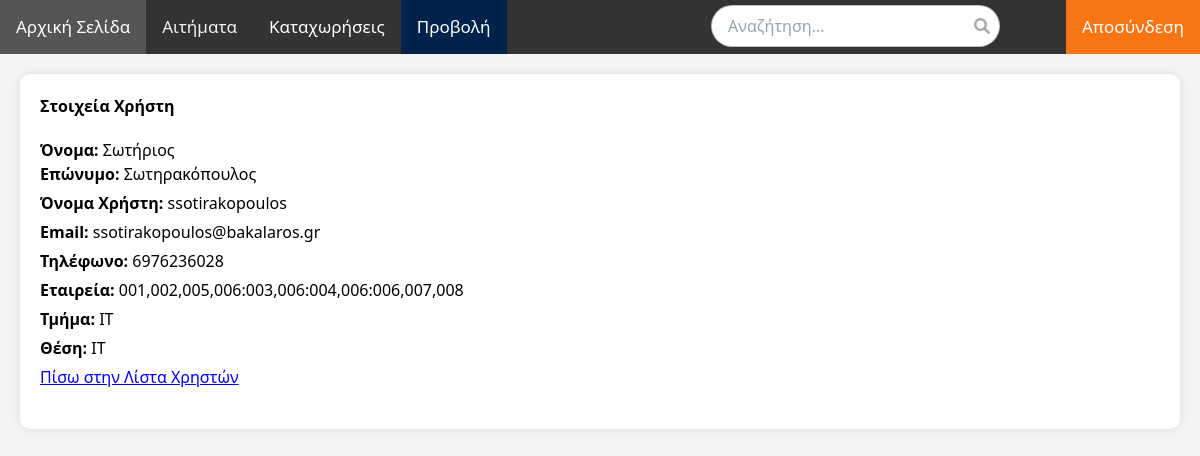
The app's page /show_user.php?user_id=172 (signed in) with its own data.
### tables this page shows
CREATE TABLE `users` (
  `user_id` int(11) NOT NULL AUTO_INCREMENT,
  `name` varchar(255) NOT NULL DEFAULT '',
  `lastname` varchar(255) NOT NULL DEFAULT '',
  `username` varchar(255) NOT NULL,
  `password` varchar(255) NOT NULL,
  `company_code` varchar(255) NOT NULL,
  `department_name` varchar(255) NOT NULL,
  `email` varchar(255) NOT NULL,
  `phone` varchar(20) NOT NULL,
  `inactive` tinyint(1) NOT NULL DEFAULT 0,
  `role_name` varchar(255) NOT NULL,
  `admin` tinyint(1) DEFAULT NULL,
  PRIMARY KEY (`user_id`)
);

### show_user.php (the view, shortened to what this page needs)
<?php
include 'connection.php';
$user_id = isset($_GET['user_id']) ? intval($_GET['user_id']) : 0;
$sql = "SELECT user_id, name, lastname, username, email, phone, company_code, department_name, role_name FROM users WHERE user_id = $user_id";
$result = $conn->query($sql);
if ($result->num_rows > 0) {
    $user = $result->fetch_assoc();
} else {
    echo "User not found.";
    exit;
}
?>
<!DOCTYPE html>
<html>
<head>
    <link href="https://cdn.jsdelivr.net/npm/tailwindcss@2.2.17/dist/tailwind.min.css" rel="stylesheet">
    <link rel="stylesheet" href="https://cdnjs.cloudflare.com/ajax/libs/font-awesome/6.0.0-beta3/css/all.min.css">
</head>
<body>
<div class="request-container">
  <div class="header-container2">
    <h1>Στοιχεία Χρήστη</h1>
    <div><strong>Όνομα:</strong> <?php echo htmlspecialchars($user['name']); ?></div>
    <p><strong>Επώνυμο:</strong> <?php echo htmlspecialchars($user['lastname']); ?></p>
    <p><strong>Όνομα Χρήστη:</strong> <?php echo htmlspecialchars($user['username']); ?></p>
    <p><strong>Email:</strong> <?php echo htmlspecialchars($user['email']); ?></p>
    <p><strong>Τηλέφωνο:</strong> <?php echo htmlspecialchars($user['phone']); ?></p>
    <p><strong>Εταιρεία:</strong> <?php echo htmlspecialchars($user['company_code']); ?></p>
    <p><strong>Τμήμα:</strong> <?php echo htmlspecialchars($user['department_name']); ?></p>
    <p><strong>Θέση:</strong> <?php echo htmlspecialchars($user['role_name']); ?></p>
    <a href="show_users.php" class="btn btn-primary">Πίσω στην Λίστα Χρηστών</a>
  </div>
</div>
</body>
</html>

### records on screen
users: name "Σωτήριος", lastname "Σωτηρακόπουλος", username "ssotirakopoulos", email "ssotirakopoulos@bakalaros.gr", phone "6976236028", company_code "001,002,005,006:003,006:004,006:006,007,008", department_name "IT", role_name "ΙΤ"
